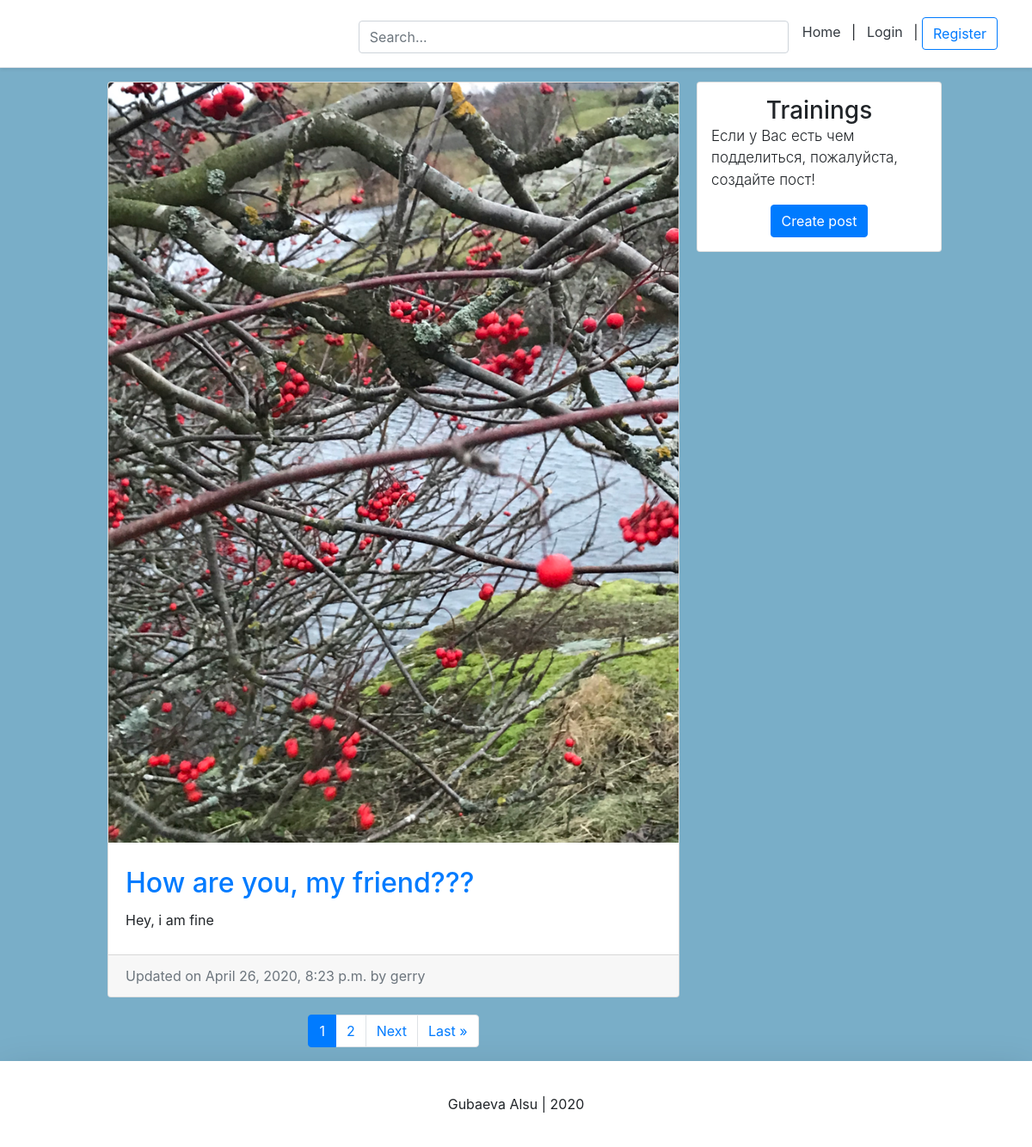
/, run on an earlier commit of the app's database.
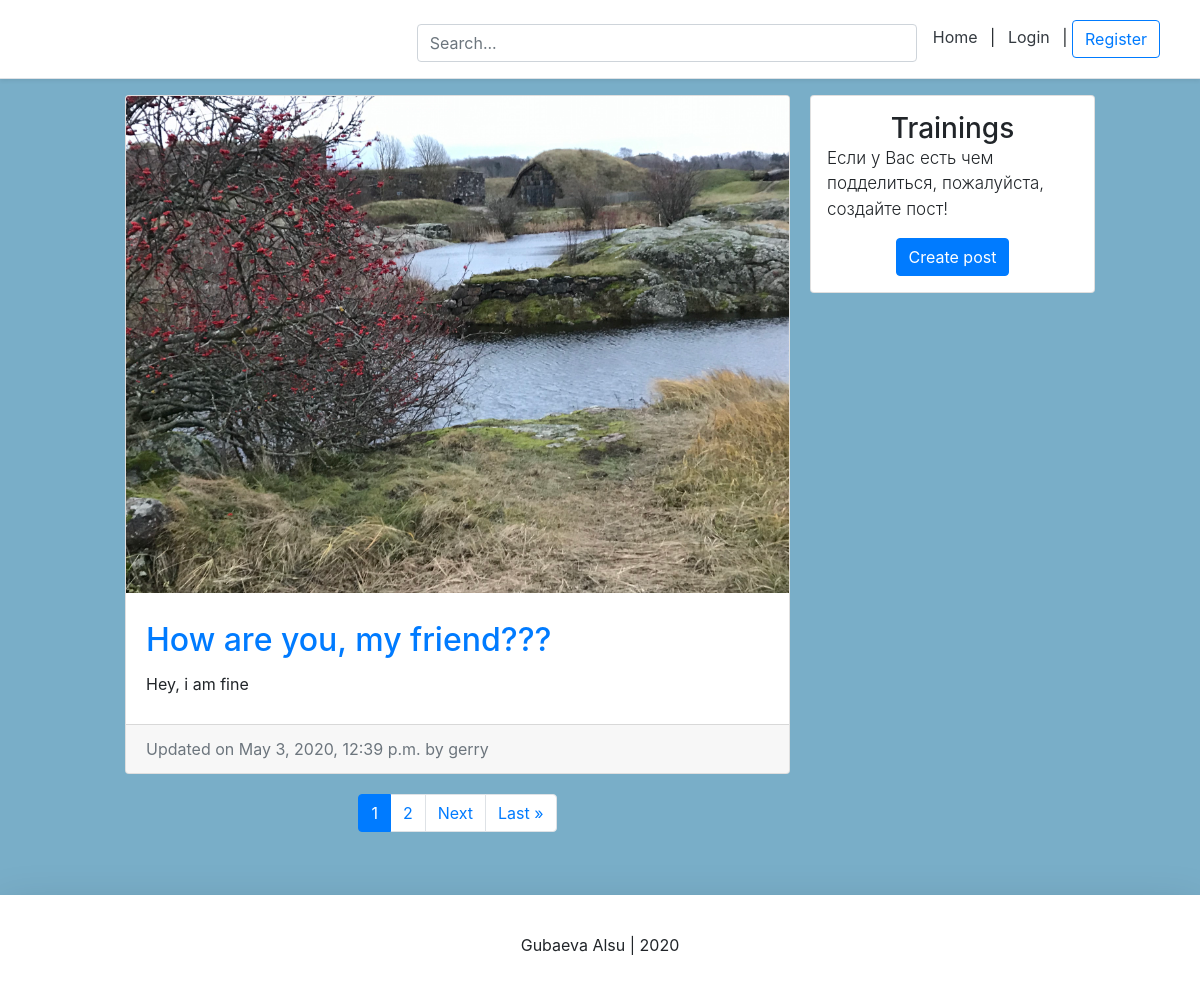
And on a later commit of the database.
### blog/models.py (models this page shows, shortened)
class BlogPost(models.Model):
    title = models.CharField(max_length=50, null=False, blank=False)
    body = models.TextField(max_length=5000, null=False, blank=False)
    image = models.ImageField(upload_to=upload_location, null=False, blank=False)
    likes = models.ManyToManyField(settings.AUTH_USER_MODEL, related_name='likes', blank=True)
    date_published = models.DateTimeField(auto_now_add=True, verbose_name="date published")
    date_updated = models.DateTimeField(auto_now=True, verbose_name="date updated")
    author = models.ForeignKey(settings.AUTH_USER_MODEL, on_delete=models.CASCADE)
    slug = models.SlugField(blank=True, unique=True)

### user/models.py (models this page shows, shortened)
class New_user(AbstractBaseUser):
    email = models.EmailField(verbose_name="email", max_length=60, unique=True)
    username = models.CharField(max_length=40, unique=True)
    date_joined = models.DateTimeField(verbose_name='date joined', auto_now_add=True)
    last_login = models.DateTimeField(verbose_name='last login', auto_now=True)
    is_admin = models.BooleanField(default=False)
    is_active = models.BooleanField(default=True)
    is_staff = models.BooleanField(default=False)
    is_superuser = models.BooleanField(default=False)
    photo = models.ImageField(upload_to='images/', blank=True)
    status = models.TextField(max_length=50, blank=True)
    USERNAME_FIELD = 'username'
    objects = MyAccountManager()
    def __str__(self):
        return self.username

### personal/views.py (the view)
# urls.py: path('', home_screen_view, name="home"),
def home_screen_view(request):
    context = {}
    query = ""
    if request.GET:
        query = request.GET.get('q', '')
        context['query'] = str(query)
    blog_posts = sorted(get_blog_queryset(query), key=attrgetter('date_updated'), reverse=True)
    page = request.GET.get('page', 1)
    blog_posts_paginator = Paginator(blog_posts, BLOG_POSTS_PER_PAGE)
    try:
        blog_posts = blog_posts_paginator.page(page)
    except PageNotAnInteger:
        blog_posts = blog_posts_paginator.page(BLOG_POSTS_PER_PAGE)
    except EmptyPage:
        blog_posts = blog_posts_paginator.page(blog_posts_paginator.num_pages)
    context['blog_posts'] = blog_posts
    return render(request, 'personal/home.html', context)

### blog/views.py (called while the page is built)
def get_blog_queryset(query=None):
    queryset = []
    queries = query.split(" ")
    for q in queries:
        posts = BlogPost.objects.filter(
            Q(title__icontains=q) |
            Q(body__icontains=q)
        ).distinct()
        for post in posts:
            queryset.append(post)
    return list(set(queryset))

### templates/personal/home.html (shortened to what this page needs)
{% extends 'user_page/main.html' %}
{% load static %}
{% block all_posts %}
<div class="container">
	<div class="row">
		<div class="left-column col-lg-7 offset-lg-1">
            {% if blog_posts %}
                {% for post in blog_posts %}
                    <div class="blog-post-container">
                        {% include 'blog/snippets/blog_post_snippet.html' with blog_post=post %}
                    </div>
                {% endfor %}
            {% else %}
                <div class="blog-post-container">
                    {% include 'blog/snippets/blog_post_snippet.html' with query=query %}
                </div>
            {% endif %}
            {% include 'blog/snippets/blog_post_pagination.html' with blog_posts=blog_posts %}
		</div>
		<div class="right-column col-lg-3 d-lg-flex d-none flex-column">
			<div class="card create-post-bar d-flex flex-column p-3">
				<h3 class="m-auto">Trainings</h3>
				<p class="lead">Если у Вас есть чем подделиться, пожалуйста, создайте пост!</p>
				<p class="m-auto"><a class="btn btn-primary" href="{% url 'blog:create' %}">Create post</a></p>
			</div>
		</div>
	</div>
</div>
{% endblock all_posts %}

### templates/user_page/main.html (shortened to what this page needs)
<!DOCTYPE html>
<html lang="en">
<head>
    {% include 'snippets/header.html' %}
</head>
<body>
    <div class="main">
        {% block all_posts %}
        {% endblock %}
    </div>
    {% include 'snippets/footer.html' %}
</body>
</html>

### templates/snippets/header.html (shortened to what this page needs)
<link rel="stylesheet" href="https://stackpath.bootstrapcdn.com/bootstrap/4.4.1/css/bootstrap.min.css"
>
<div class="d-flex flex-column flex-md-row align-items-center p-3 px-md-4 mb-3 bg-white border-bottom shadow-sm">
<div class="search-bar mt-sm-2 mr-2">
    <form method="get">
        <input type="text" class="form-control" name="q" id="id_q" placeholder="Search...">
    </form>
</div>
  <nav class="my-2 my-md-0 mr-md-3">
      {% if request.user.is_authenticated  %}
          <a class="p-2 text-dark" href="{% url 'home' %}">Home</a> |
          <a class="p-2 text-dark" href="{% url 'profile' pk=user.id %}">Account</a> |
          <a class="p-2 text-dark" href="{% url 'logout' %}">Logout</a>
      {% else %}
          <a class="p-2 text-dark" href="{% url 'home' %}">Home</a> |
          <a class="p-2 text-dark" href="{% url 'login' %}">Login</a> |
          <a class="btn btn-outline-primary" href="{% url 'register' %}">Register</a>
      {% endif %}
  </nav>
</div>

### templates/blog/snippets/blog_post_snippet.html (shortened to what this page needs)
{% if blog_post %}
    <div class="container">
        <div class="row">
            <div class="card m-auto">
                <a href="{% url 'blog:detail' post.slug %}">
                    <img class="card-img-top" src="{{blog_post.image.url}}">
                </a>
                <div class="card-body mt-2 mb-2">
                    <a href="{% url 'blog:detail' post.slug %}">
                        <h2 class="card-title">{{blog_post.title}}</h2>
                    </a>
                    <p class="card-text">{{blog_post.body|safe|truncatechars:180}}</p>
                </div>
                <div class="card-footer text-muted">
                  Updated on {{blog_post.date_updated}} by {{blog_post.author}}
                </div>
            </div>
        </div>
    </div>
{% endif %}

### templates/blog/snippets/blog_post_pagination.html (shortened to what this page needs)
<div class="d-flex flex-column m-auto pagination mt-5">
<nav aria-label="Page navigation">
<ul class="pagination pg-grey justify-content-center">
	{% for i in blog_posts.paginator.page_range %}
		{% if blog_posts.number == i %}
			<li class="page-item active"><a class="page-link">{{ i }}</a></li>
		{% else %}
			<li class="page-item" ><a class="page-link" href="?{% if query %}q={{query}}&{% endif %}page={{ i }}">{{ i }}</a></li>
		{% endif %}
	{% endfor %}
    {% if blog_posts.has_next %}
    	<li class="page-item">
		  <a class="page-link" href="?{% if query %}q={{query}}&{% endif %}page={{ blog_posts.next_page_number }}">Next</a>
		</li>
		<li class="page-item">
		  <a class="page-link"  href="?{% if query %}q={{query}}&{% endif %}page={{ blog_posts.paginator.num_pages }}">Last &raquo;</a>
		</li>
    {% endif %}
</ul>
</nav>
</div>

### templates/snippets/footer.html (shortened to what this page needs)
<div class="d-flex flex-row align-items-center footer bg-white shadow-lg">
    <p class="m-auto">Gubaeva Alsu | 2020</p>
</div>

### templates/snippets/header.html (style rules this page uses)
@media (min-width: 768px) { html { font-size: 16px; } }
.search-bar { max-width: 500px; width: 100%; }

### templates/user_page/main.html (style rules this page uses)
.main { min-height: 100vh; height: 100%; }

### templates/personal/home.html (style rules this page uses)
@media (min-width: 768px) { .right-column { margin-left: 20px; } }
.blog-post-container { margin-bottom: 20px; width: 100%; }
.create-post-bar { background-color: #fff; margin-bottom:20px; }
.left-column { padding:0px; }
.right-column { padding:0px; }
.lead { font-size: 17px; }

### templates/blog/snippets/blog_post_snippet.html (style rules this page uses)
.card { max-width: 700px; width: 100%; }
.card-body { padding: 20px; }

### templates/snippets/footer.html (style rules this page uses)
.footer { min-height: 100px; }

### templates/snippets/base_css.html (style rules this page uses)
body { background-color: #79aec8; }

What changed in the data, as far as the page shows it:
changed BlogPost "How are you, my friend???": image: a different picture; date_updated "April 26, 2020, 8:23 p.m." → "May 3, 2020, 12:39 p.m."
